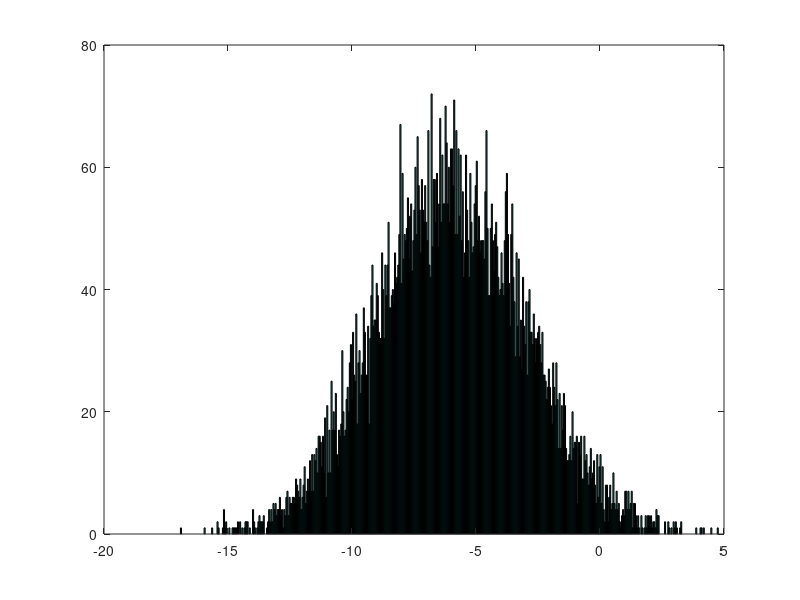

Write MATLAB code to recreate this figure.
%create vector for x co-ordinate and y values

x = [0 , 1,2,3,4,5]
y = [1,0,.22, sin(2), exp(1), log(5)]
plot(x,y)
plot(x,y, 'm:s')
plot(x,y, 'r--')
plot(x,y, 'g--*')

%annotate the graph
%Lable axes, add title and lengend

plot(x,y, 'm:s')
xlabel('Time [s]')
ylabel('Amplitude')
title ('My Plot')
legend('y(t)')


%% historgram
hist( -6 +  3* randn(1, 10000),500)